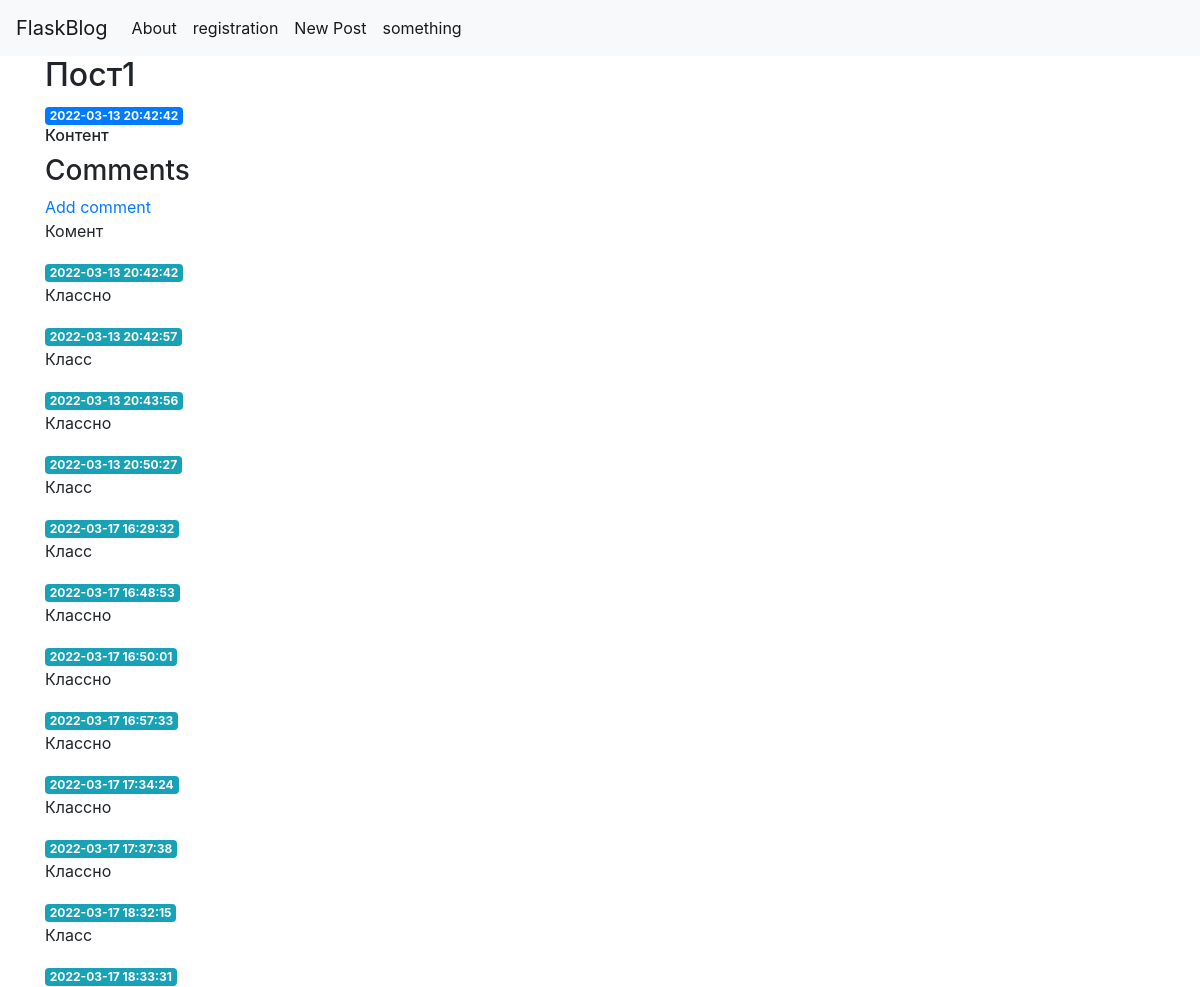
The page /1 on the database its author committed.
### tables this page shows
CREATE TABLE posts (
    post_id INTEGER PRIMARY KEY,
    created TIMESTAMP NOT NULL DEFAULT CURRENT_TIMESTAMP,
    title  TEXT NOT NULL,
    content TEXT NOT NULL

);

CREATE TABLE comments (
    comment_id INTEGER PRIMARY KEY,
    created TIMESTAMP NOT NULL DEFAULT CURRENT_TIMESTAMP,
    content  TEXT NOT NULL,
    post_id INTEGER  NOT NULL,
        FOREIGN KEY (post_id)
                      REFERENCES posts(post_id)

);

### app.py (the view)
@app.route('/<int:post_id>')
def post(post_id):
    post_blog = get_post(post_id)
    post_comment = get_comments(post_id=post_id) #ЗАКОМЕНТИТЬ
    if post_blog is None:
        abort(404)
    return render_template('post.html', post=post_blog, comments = post_comment)

### repositories.py (called while the page is built)
def get_db_connection():
    conn=sqlite3.connect("C:/Users/geras/PycharmProjects/flask_project-22.01/database1.db")
    conn.row_factory=sqlite3.Row
    return conn

def get_post(post_id):
    conn = get_db_connection()
    post = conn.execute('SELECT * FROM posts WHERE post_id = ?',
                        (post_id,)).fetchone()
    conn.close()
    return post

def get_comments(post_id):
    conn = get_db_connection()
    comment = conn.execute('SELECT content FROM comments WHERE post_id = ?',
                        (post_id,)).fetchone()
    comments = conn.execute('SELECT * FROM comments WHERE post_id = ?',
                        (post_id,)).fetchall()
    print(comments)
    conn.close()
    return comments

### templates/post.html
{% extends 'base.html' %}
{% block content %}
    <h2>{% block title %} {{ post['title'] }} {% endblock %}</h2>
    <span class="badge badge-primary">{{ post['created'] }}</span>
    <h6>{{ post['content'] }}</h6>
    <h3>Comments</h3>
     <a href="{{ url_for('create_comment', post_id=post['post_id']) }}">Add comment</a>
    {% for comment in comments %}
        <p>{{ comment['content'] }}</p>
        <span class="badge badge-info">{{comment['created']}}</span>
    {% endfor %}
{% endblock %}

### rows shown on the page
posts: title "Пост1", created "2022-03-13 20:42:42", content "Контент"
comments: content "Комент", created "2022-03-13 20:42:42"
comments: content "Классно", created "2022-03-13 20:42:57"
comments: content "Класс", created "2022-03-13 20:43:56"
comments: content "Классно", created "2022-03-13 20:50:27"
comments: content "Класс", created "2022-03-17 16:29:32"
comments: content "Класс", created "2022-03-17 16:48:53"
comments: content "Классно", created "2022-03-17 16:50:01"
comments: content "Классно", created "2022-03-17 16:57:33"
comments: content "Классно", created "2022-03-17 17:34:24"
comments: content "Классно", created "2022-03-17 17:37:38"
comments: content "Классно", created "2022-03-17 18:32:15"
comments: content "Класс", created "2022-03-17 18:33:31"
